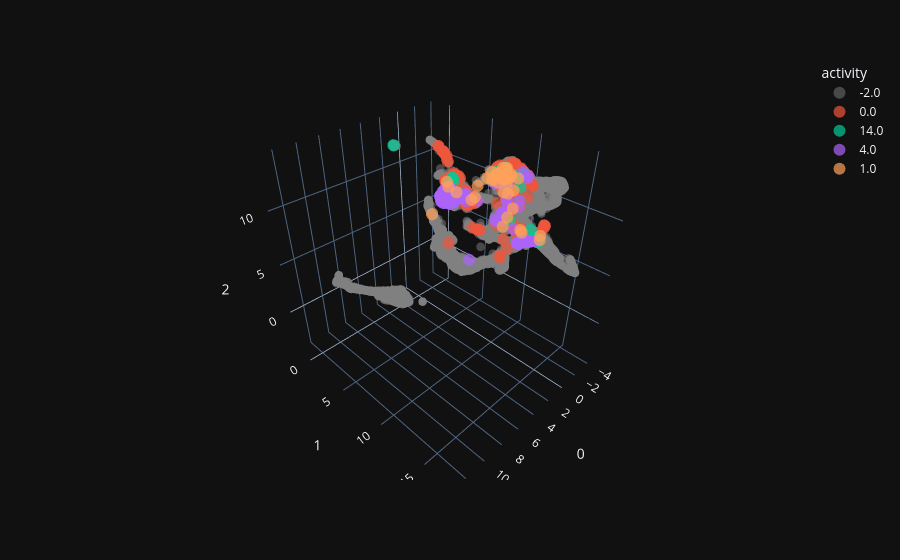

Notebook code cell kept with this figure:
### Code cell
umap_3d = UMAP(n_components=3)

proj_3d_gyro = umap_3d.fit_transform(repre_reshape)

# set point size 
point_size = np.ones(proj_3d_gyro.shape[0]) * 1
grey_idx = np.where(label_concat_vote==-2)[0]
point_size[grey_idx] = 0.5

fig_3d = px.scatter_3d(
    proj_3d_gyro, x=0, y=1, z=2,
    color=label_concat_vote.astype(str),  
    labels={'color': 'activity'},
    # color_discrete_map={ '-2.0': ('rgba(239, 239, 240, 1)')},
    color_discrete_map={ '-2.0': 'grey'},
    size=point_size
)

# Update transparency for traces where activity is '-2.0'
fig_3d.for_each_trace(lambda trace: trace.update(marker=dict(opacity=0.5)) if trace.name == '-2.0' else ())

fig_3d.update_traces(marker=dict(line=dict(width=0)))  # remove boundary of point

fig_3d.show()
# autoencoder3d

### Figure 1 — Plotly figure (JSON) as saved in the notebook; plotly's stock layout.template omitted (floating-point values rounded to 4 significant figures; data arrays with more than 128 entries replaced by an {"elided": "..."} marker saying what was removed)
{"data": [{"hovertemplate": "activity=-2.0<br>0=%{x}<br>1=%{y}<br>2=%{z}<br>size=%{marker.size}<extra></extra>", "legendgroup": "-2.0", "marker": {"color": "grey", "size": {"elided": "15420 float values"}, "sizemode": "area", "sizeref": 0.0025, "symbol": "circle", "opacity": 0.5, "line": {"width": 0}}, "mode": "markers", "name": "-2.0", "scene": "scene", "showlegend": true, "x": {"elided": "15420 float values"}, "y": {"elided": "15420 float values"}, "z": {"elided": "15420 float values"}, "type": "scatter3d"}, {"hovertemplate": "activity=0.0<br>0=%{x}<br>1=%{y}<br>2=%{z}<br>size=%{marker.size}<extra></extra>", "legendgroup": "0.0", "marker": {"color": "#EF553B", "size": {"elided": "157 float values"}, "sizemode": "area", "sizeref": 0.0025, "symbol": "circle", "line": {"width": 0}}, "mode": "markers", "name": "0.0", "scene": "scene", "showlegend": true, "x": {"elided": "157 float values"}, "y": {"elided": "157 float values"}, "z": {"elided": "157 float values"}, "type": "scatter3d"}, {"hovertemplate": "activity=14.0<br>0=%{x}<br>1=%{y}<br>2=%{z}<br>size=%{marker.size}<extra></extra>", "legendgroup": "14.0", "marker": {"color": "#00cc96", "size": [1.0, 1.0, 1.0, 1.0, 1.0, 1.0, 1.0, 1.0, 1.0, 1.0, 1.0, 1.0, 1.0, 1.0, 1.0, 1.0, 1.0, 1.0, 1.0, 1.0, 1.0, 1.0, 1.0, 1.0, 1.0, 1.0, 1.0, 1.0, 1.0, 1.0, 1.0, 1.0, 1.0, 1.0], "sizemode": "area", "sizeref": 0.0025, "symbol": "circle", "line": {"width": 0}}, "mode": "markers", "name": "14.0", "scene": "scene", "showlegend": true, "x": [1.211, -0.6227, -0.8136, -1.114, -0.778, -0.822, 1.976, 2.385, 2.456, 2.293, 2.345, -0.616, 0.7017, 1.289, 1.231, 1.252, 2.302, 2.441, 2.192, -0.0646, -1.438, -0.9881, -1.823, -2.145, -2.139, -0.9125, -1.692, -1.848, -1.468, -1.891, -1.165, -1.047, -1.437, -0.05934], "y": [-1.275, 3.644, 3.919, 4.422, 4.081, 3.916, 14.21, 14.88, 14.92, 15.16, 15.11, 12.55, 14.2, 14.42, 14.41, 14.39, 7.324, 13.74, 7.565, 11.35, 8.909, 8.444, 8.737, 8.551, 7.821, 8.2, 7.911, 10.3, 9.798, 8.828, 9.485, 9.093, 8.851, 11.81], "z": [12.09, 9.531, 10.06, 8.708, 9.834, 10.05, 9.471, 10.14, 10.31, 9.93, 10.0, 8.621, 9.019, 9.266, 9.23, 9.24, 10.6, 9.329, 10.76, 12.97, 11.14, 11.36, 10.73, 12.05, 11.16, 11.35, 11.61, 11.06, 7.998, 11.03, 11.07, 11.24, 10.92, 13.2], "type": "scatter3d"}, {"hovertemplate": "activity=4.0<br>0=%{x}<br>1=%{y}<br>2=%{z}<br>size=%{marker.size}<extra></extra>", "legendgroup": "4.0", "marker": {"color": "#ab63fa", "size": {"elided": "219 float values"}, "sizemode": "area", "sizeref": 0.0025, "symbol": "circle", "line": {"width": 0}}, "mode": "markers", "name": "4.0", "scene": "scene", "showlegend": true, "x": {"elided": "219 float values"}, "y": {"elided": "219 float values"}, "z": {"elided": "219 float values"}, "type": "scatter3d"}, {"hovertemplate": "activity=1.0<br>0=%{x}<br>1=%{y}<br>2=%{z}<br>size=%{marker.size}<extra></extra>", "legendgroup": "1.0", "marker": {"color": "#FFA15A", "size": [1.0, 1.0, 1.0, 1.0, 1.0, 1.0, 1.0, 1.0, 1.0, 1.0, 1.0, 1.0, 1.0, 1.0, 1.0, 1.0, 1.0, 1.0, 1.0, 1.0, 1.0, 1.0, 1.0, 1.0, 1.0, 1.0, 1.0, 1.0, 1.0, 1.0, 1.0, 1.0, 1.0, 1.0, 1.0, 1.0, 1.0, 1.0, 1.0, 1.0, 1.0, 1.0], "sizemode": "area", "sizeref": 0.0025, "symbol": "circle", "line": {"width": 0}}, "mode": "markers", "name": "1.0", "scene": "scene", "showlegend": true, "x": [-1.909, -1.668, -1.748, -1.728, -1.336, -1.482, -1.583, 0.104, -1.543, 0.7208, -0.1045, -0.6428, -0.7184, -1.547, -1.473, -1.987, -1.606, -1.734, -1.58, -1.466, -1.654, -1.313, 0.007777, -1.473, -1.658, -1.195, -0.9859, -1.431, -1.291, -1.787, -1.987, -2.19, -1.715, -1.449, -1.93, -1.069, -1.739, -1.643, -1.497, -1.882, -1.938, -1.856], "y": [8.628, 9.087, 8.764, 8.307, 9.111, 10.97, 9.963, 13.92, 11.09, 14.31, 2.09, 3.431, 3.552, 7.192, 8.916, 7.789, 7.658, 9.436, 7.609, 9.267, 8.553, 9.227, 11.37, 9.56, 5.809, 5.857, 4.267, 9.21, 9.567, 7.54, 7.761, 8.618, 9.771, 6.259, 8.706, 8.676, 7.879, 9.436, 8.131, 8.923, 8.239, 8.468], "z": [11.28, 11.12, 11.14, 11.61, 10.33, 7.561, 9.098, 8.961, 7.352, 9.051, 6.082, 9.583, 9.134, 10.88, 11.57, 11.34, 10.81, 11.69, 11.52, 11.5, 11.23, 12.21, 12.73, 8.171, 8.595, 8.521, 8.759, 7.171, 10.41, 10.86, 11.16, 11.97, 10.6, 9.901, 12.12, 11.12, 11.23, 11.9, 11.41, 11.37, 11.44, 12.07], "type": "scatter3d"}], "layout": {"scene": {"domain": {"x": [0.0, 1.0], "y": [0.0, 1.0]}, "xaxis": {"title": {"text": "0"}}, "yaxis": {"title": {"text": "1"}}, "zaxis": {"title": {"text": "2"}}}, "legend": {"title": {"text": "activity"}, "tracegroupgap": 0, "itemsizing": "constant"}, "margin": {"t": 60}}}
